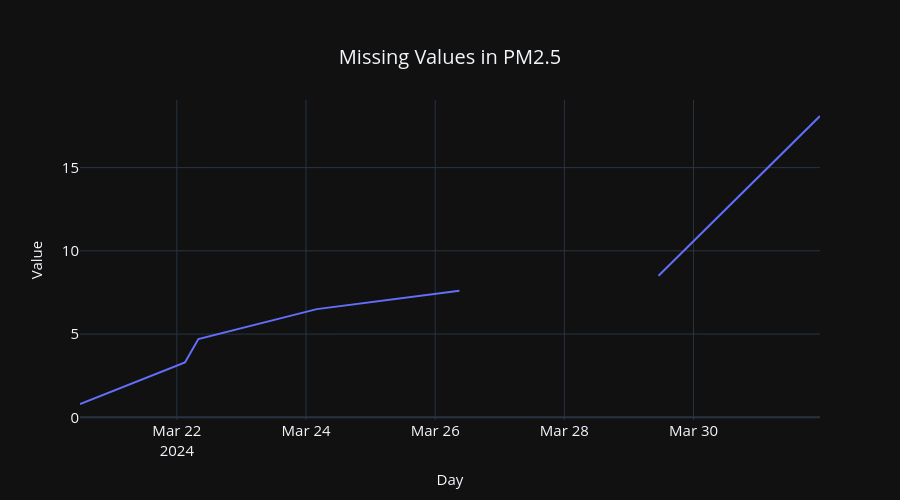

The code cell stored with this chart in its notebook:
### Code cell
df = df.loc[dates[-15:-5], 'pm2_5_1_hr'].to_frame()

fig = px.line(df, x=df.index, y='pm2_5_1_hr', title='Missing Values in PM2.5')
fig = format_plot(fig, ['Original'])

fig.show()

### Figure 1 — Plotly figure (JSON) as saved in the notebook; plotly's stock layout.template omitted (floating-point values rounded to 4 significant figures)
{"data": [{"hovertemplate": "datetime=%{x}<br>pm2_5_1_hr=%{y}<extra></extra>", "legendgroup": "", "line": {"color": "#636efa", "dash": "solid"}, "marker": {"symbol": "circle"}, "mode": "lines", "name": "Original", "orientation": "v", "showlegend": false, "x": ["2024-03-20T12:00:00.000000000", "2024-03-22T03:00:00.000000000", "2024-03-22T08:00:00.000000000", "2024-03-24T04:00:00.000000000", "2024-03-26T09:00:00.000000000", "2024-03-27T08:00:00.000000000", "2024-03-27T15:00:00.000000000", "2024-03-28T07:00:00.000000000", "2024-03-29T11:00:00.000000000", "2024-03-31T23:00:00.000000000"], "xaxis": "x", "y": [0.8, 3.3, 4.7, 6.5, 7.6, NaN, NaN, NaN, 8.5, 18.1], "yaxis": "y", "type": "scatter"}], "layout": {"xaxis": {"anchor": "y", "domain": [0.0, 1.0], "title": {"text": "Day", "font": {"size": 15}}, "tickfont": {"size": 15}}, "yaxis": {"anchor": "x", "domain": [0.0, 1.0], "title": {"text": "Value", "font": {"size": 15}}, "tickfont": {"size": 15}}, "legend": {"tracegroupgap": 0, "title": {"text": ""}, "font": {"size": 15}, "orientation": "h", "yanchor": "bottom", "y": 0.98, "xanchor": "right", "x": 1}, "title": {"text": "Missing Values in PM2.5", "font": {"size": 20}, "x": 0.5, "xanchor": "center", "yanchor": "top"}, "autosize": false, "width": 900, "height": 500}}
